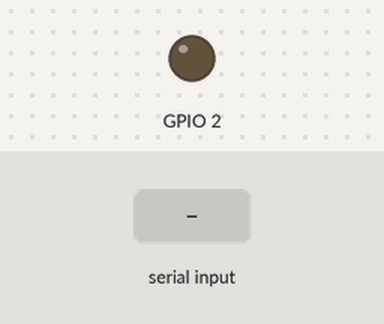
This sketch was run on a simulated ESP32. Parts: output pins drawn as LEDs (lit = HIGH). Inputs (shaded band) come from the test bench. Nothing arrives over Bluetooth unless stated; what the sketch prints to the serial monitor is not drawn.

Above: at 1.2 s.
1.3 s: "1" received over the second serial link
At 2.5 s:
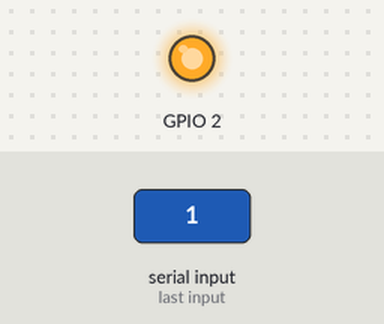
2.8 s: "0" received over the second serial link
At 3.6 s:
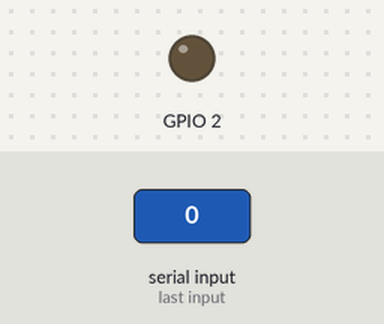
Timing chart, 0 to 5.8 s (numbered marks = the images above; inputs shaded):
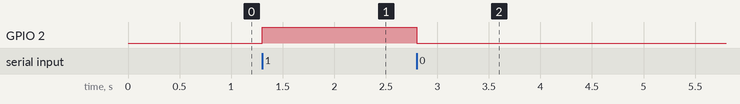

Measured:
- after the input at 1.3 s, GPIO 2: LOW → HIGH at once
- after the input at 2.8 s, GPIO 2: HIGH → LOW at once

The sketch:

bluetooth.ino
```cpp
#include "BluetoothSerial.h"

BluetoothSerial serialBt;
char cmd;
void setup() {
  Serial.begin(115200);
  // put your setup code here, to run once:
  serialBt.begin("Esp32-BT");
  pinMode(2, OUTPUT);
}

void loop() {
  // put your main code here, to run repeatedly:
  if(serialBt.available())
  {
    cmd=serialBt.read();
  }
  if(cmd=='0')
  {
    Serial.println(cmd);
    digitalWrite(2,LOW);
  }
  if(cmd=='1')
    {
      Serial.println(cmd);
      digitalWrite(2,HIGH);
    }

}
```
